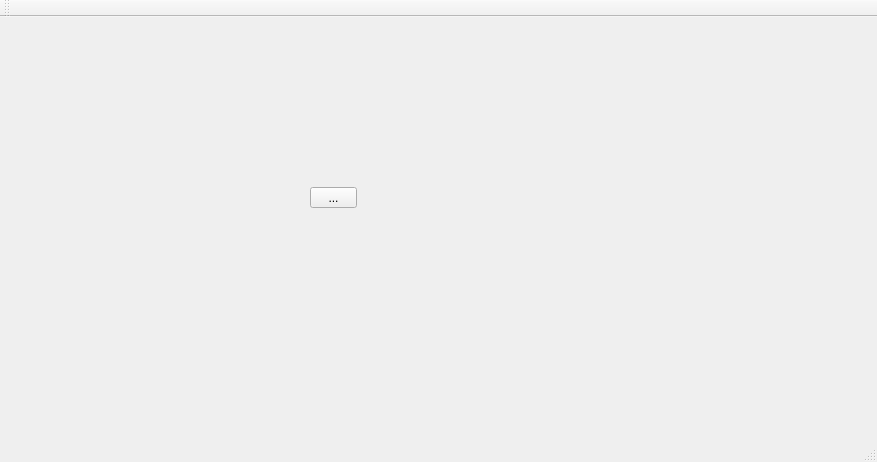
<?xml version="1.0" encoding="UTF-8"?>
<ui version="4.0">
 <class>MainWindow</class>
 <widget class="QMainWindow" name="MainWindow">
  <property name="geometry">
   <rect>
    <x>0</x>
    <y>0</y>
    <width>877</width>
    <height>462</height>
   </rect>
  </property>
  <property name="windowTitle">
   <string>MainWindow</string>
  </property>
  <widget class="QWidget" name="centralWidget">
   <widget class="QToolButton" name="toolButton">
    <property name="geometry">
     <rect>
      <x>310</x>
      <y>170</y>
      <width>47</width>
      <height>21</height>
     </rect>
    </property>
    <property name="text">
     <string>...</string>
    </property>
   </widget>
  </widget>
  <widget class="QMenuBar" name="menuBar">
   <property name="geometry">
    <rect>
     <x>0</x>
     <y>0</y>
     <width>877</width>
     <height>26</height>
    </rect>
   </property>
  </widget>
  <widget class="QToolBar" name="mainToolBar">
   <attribute name="toolBarArea">
    <enum>TopToolBarArea</enum>
   </attribute>
   <attribute name="toolBarBreak">
    <bool>false</bool>
   </attribute>
  </widget>
  <widget class="QStatusBar" name="statusBar"/>
 </widget>
 <layoutdefault spacing="6" margin="11"/>
 <resources/>
 <connections/>
</ui>
